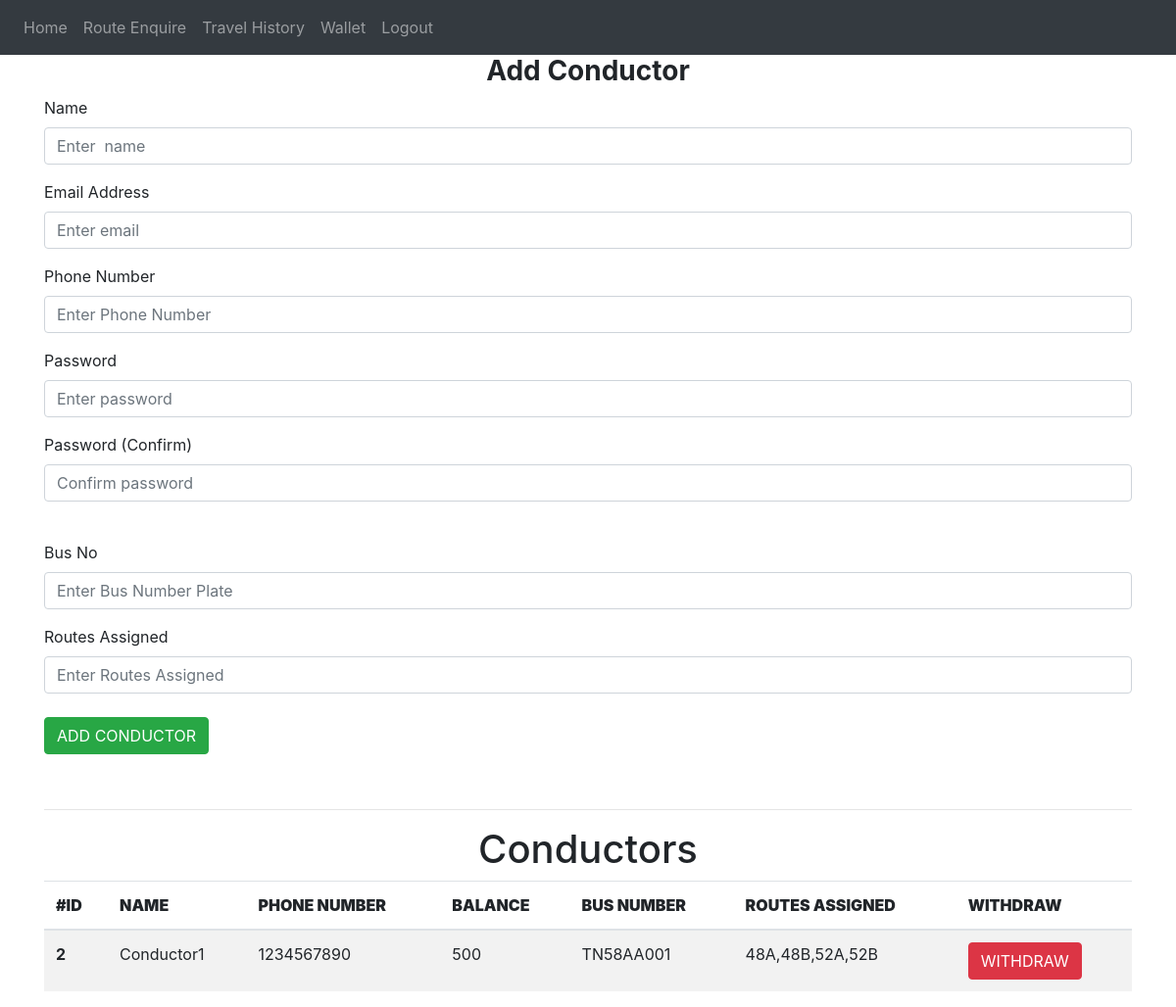
/admin-manage-conductors (signed in), run on an earlier commit of the app's database.
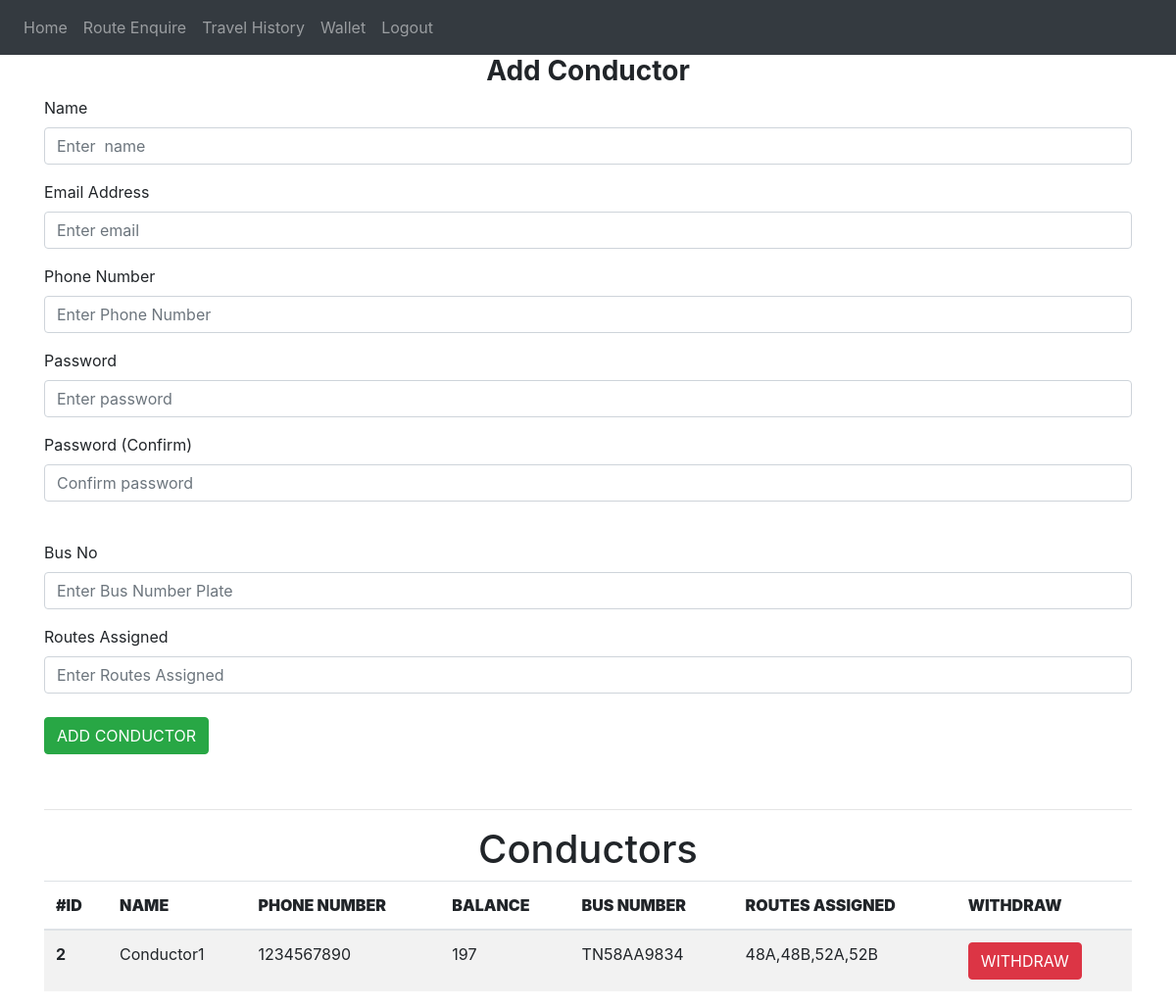
And on a later commit of the database.
### website/models.py (models this page shows)
class User(db.Model, UserMixin):
    id = db.Column(db.Integer, primary_key=True)
    email = db.Column(db.String(150), unique=True)
    password = db.Column(db.String(150))
    name = db.Column(db.String(150))
    phone_number = db.Column(db.String(10))
    type = db.Column(db.String(1))
    account_number = db.Column(db.String(10))
    balance = db.Column(db.Integer)
    scratch_cards = db.relationship('Scratch_card')
    helpdesk_recharges = db.relationship('Helpdesk_recharge')
    trips = db.relationship('Trip')

class Conductor_details(db.Model, UserMixin):
    conductor_id = db.Column(db.Integer , primary_key = True)
    bus_no = db.Column(db.String(10))
    current_trip_id = db.Column(db.Integer)
    routes_assigned = db.Column(db.String(100))

### website/views.py (the view, shortened to what this page needs)
@views.route('/admin-manage-conductors', methods=['GET', 'POST'])
@login_required
def admin_manage_conductors():
    conductors = User.query.filter_by(type = "C").all()
    cd = Conductor_details.query.all()
    return render_template("admin_manage_conductors.html" , user = current_user ,conductors = conductors , cd = cd)

### website/__init__.py (called while the page is built)
def create_app():
    app = Flask(__name__)
    app.config['SECRET_KEY'] = '#itsactuallyapassword'
    app.config['SQLALCHEMY_DATABASE_URI'] = f'sqlite:///{DB_NAME}'
    db.init_app(app)
    from .views import views
    from .auth import auth
    app.register_blueprint(views, url_prefix='/')
    app.register_blueprint(auth, url_prefix='/')
    from .models import User, Conductor_details
    create_database(app)
    login_manager = LoginManager()
    login_manager.login_view = 'auth.login'
    login_manager.init_app(app)
    @login_manager.user_loader
    def load_user(id):
        return User.query.get(int(id))
    return app

### website/templates/admin_manage_conductors.html (shortened to what this page needs)
{% extends "base.html" %}
{% block content %}
<div>
    <form method="POST">
    <h3 align="center"><B>Add Conductor</B></h3>
    <div class="form-group">
      <label for="name">Name</label>
      <input
        type="text"
        class="form-control"
        id="name"
        name="name"
        placeholder="Enter  name"
      />
    </div>
    <div class="form-group">
      <label for="email">Email Address</label>
      <input
        type="email"
        class="form-control"
        id="email"
        name="email"
        placeholder="Enter email"
      />
    </div>
    <div class="form-group">
      <label for="phone_number">Phone Number</label>
      <input
        type="text"
        class="form-control"
        id="phone_number"
        name="phone_number"
        placeholder="Enter Phone Number"
      />
    </div>
    <div class="form-group">
      <label for="password1">Password</label>
      <input
        type="password"
        class="form-control"
        id="password1"
        name="password1"
        placeholder="Enter password"
      />
    </div>
    <div class="form-group">
      <label for="password2">Password (Confirm)</label>
      <input
        type="password"
        class="form-control"
        id="password2"
        name="password2"
        placeholder="Confirm password"
      />
    </div>
    <br />
    <div class="form-group">
      <label for="route_id">Bus No</label>
      <input
        type="text"
        class="form-control"
        id="bus_no"
        name="bus_no"
        placeholder="Enter Bus Number Plate"
      />
    </div>
    <div class="form-group">
      <label for="start">Routes Assigned</label>
      <input
        type="text"
        class="form-control"
        id="routes_assigned"
        name="routes_assigned"
        placeholder="Enter Routes Assigned"
      />
    <br />
    <button type="submit" class="btn btn-primary btn-success">ADD CONDUCTOR</button>
  </form>
</div>
<br><hr>
<div>
    <h1 align = "center">Conductors</h1>
  <table class="table table-striped">
    <thead>
      <tr>
        <th scope="col" ><b>#ID</b></th>
        <th scope="col"><b>NAME</b></th>
        <th scope="col"><b>PHONE NUMBER</b></th>
        <th scope="col"><b>BALANCE</b></th>
        <th scope="col"><b>BUS NUMBER</b></th>
        <th scope="col"><b>ROUTES ASSIGNED</b></th>
        <th scope="col"><b>WITHDRAW</b></th>
      </tr>
    </thead>
    <tbody>
      {%for c in conductors %}
      <tr>
        <th>{{c.id}}</th>
        <td>{{c.name}}</td>
        <td>{{c.phone_number}}</td>
        <td>{{c.balance}}</td>
        {%for d in cd%}
        {%if d.conductor_id == c.id %}
        <td>{{d.bus_no}}</td>
        <td>{{d.routes_assigned}}</td>
        {%endif%}
        {%endfor%}
        <td><a class="btn btn-danger " href="/admin-utility-withdraw-collection/{{c.id}} " role="button"  >WITHDRAW</a></td>
      </tr>
      {%endfor%}
    </tbody>
  </table>
</div>
{% endblock %}

What changed in the data, as far as the page shows it:
changed User "Conductor1": balance "500" → "197"
changed Conductor_details: bus_no "TN58AA001" → "TN58AA9834"
